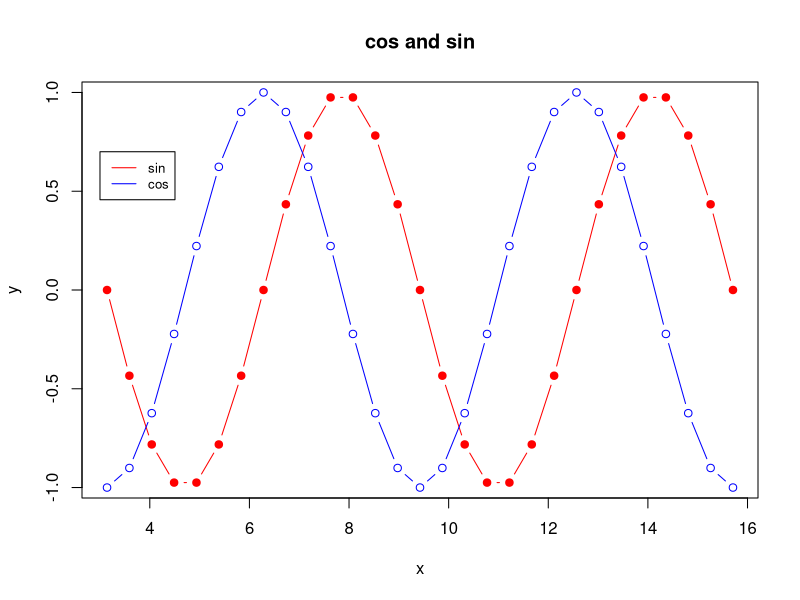

Recreate this plot in R.
## ---- chunk 1
#| eval: true
#| echo: true
# You can keep track of all the data analysis steps
2 + 2 + 3       # step 1
log(2 + 2 + 3)  # step 2
## ---- chunk 2
#| eval: true
#| echo: true
# You can keep track of all the data analysis steps
2 + 2 + 3       # step 1
log(2 + 2 + 3)  # step 2
## ---- chunk 3
#| eval: true
#| echo: true
# You can keep track of all the data analysis steps
2 + 2 + 3       # step 1
log(2 + 2 + 3)  # step 2
## ---- chunk 4
#| eval: true
#| echo: false
## ---- chunk 5
2 + 2
## ---- chunk 6
#| code-line-numbers: "3,4"
2 + 2
4 * 4
## ---- chunk 7
#| code-line-numbers: "5,6"
2 + 2
4 * 4
(5 + 4) / (1 - 4 ^ 2)
## ---- chunk 8
2 + 2
4 * 4
(5 + 4) / (1 - 4 ^ 2)
## ---- chunk 9
#| echo: false
x = seq(pi, 5*pi, pi/7); y1 = sin(x) ; y2 = cos(x)
plot(x, y1, type = "b", col = "red", main = "cos and sin", pch = 19, xlab = "x", ylab = "y")
lines(x, y2,type = "b", col = "blue")
legend(3,.7, legend= c("sin", "cos"), col = c("red", "blue"), lty = 1, cex = 0.8)
## ---- chunk 10
class(TRUE)
## ---- chunk 11
#| code-line-numbers: "3,4"
class(TRUE)
class(3)
## ---- chunk 12
#| code-line-numbers: "5,6"
class(TRUE)
class(3)
class("t")
## ---- chunk 13
#| code-line-numbers: "7,8"
class(TRUE)
class(3)
class("t")
class(pi)
## ---- chunk 14
x <- 3
y <- "blue"
## ---- chunk 15
x * 2 + x^x
## ---- chunk 16
?log()
## ---- chunk 17
vector1 <- c(1, 2, 3) ; print(vector1)
## ---- chunk 18
#| code-line-numbers: "3,4"
vector1 <- c(1, 2, 3) ; print(vector1)
vector2 <- seq(from = 3, to = 4, by = 0.34) ; print(vector2)
## ---- chunk 19
#| code-line-numbers: "5,6"
vector1 <- c(1, 2, 3) ; print(vector1)
vector2 <- seq(from = 3, to = 4, by = 0.34) ; print(vector2)
vector3 <- rep("blue", 2) ; print(vector3)
## ---- chunk 20
#| code-line-numbers: "7,8"
vector1 <- c(1, 2, 3) ; print(vector1)
vector2 <- seq(from = 3, to = 4, by = 0.34) ; print(vector2)
vector3 <- rep("blue", 2) ; print(vector3)
vector4 <- c(vector1, vector2) ; print(vector4)
## ---- chunk 21
#| code-line-numbers: "|"
#| eval: true
#| echo: true
## ---- chunk 22
#| code-line-numbers: "1,2|3,4|5,6|7,8"
vector1 * vector2
mean(vector2)
sd(vector4)
max(vector1)
